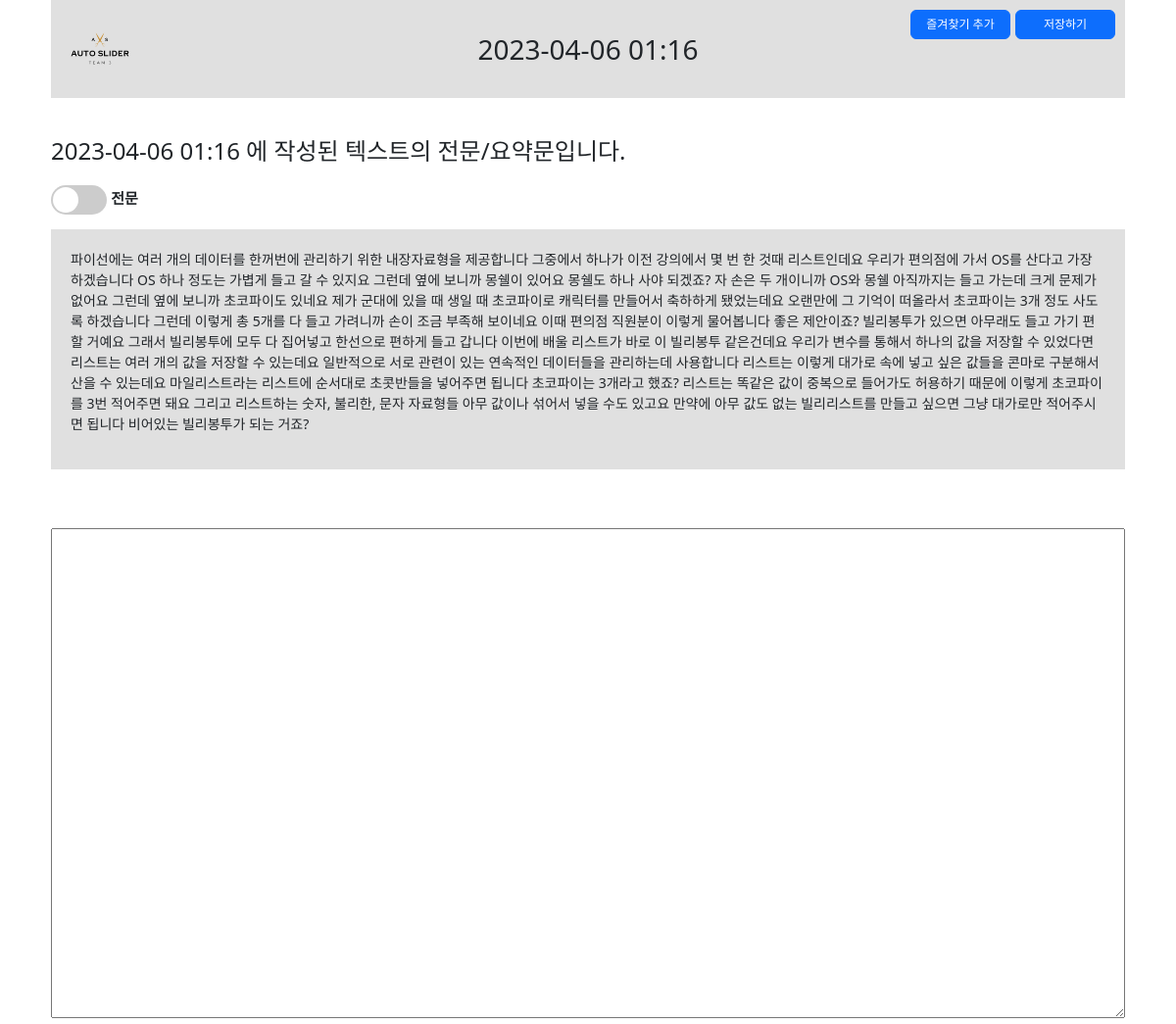
/2/ (signed in), run on the app's committed database.
### boards/models.py (models this page shows, shortened)
class Board(models.Model):
    input_type_choices = [
        ('input_text', '텍스트 요약'),
        ('input_youtube', 'Youtube 영상 링크 입력'),
        ('input_video', '영상 파일 업로드')
    ]
    title = models.TextField(blank=True)
    input_type = models.TextField(choices=input_type_choices, null=True)
    input_text = models.TextField(blank=True, null=True)
    input_youtube = models.TextField(blank=True, null=True)
    input_video = models.FileField(upload_to='videos/', blank=True, null=True)
    total_text = models.TextField(blank=True, null=True)
    summary_text = models.TextField(blank=True, null=True)
    timeline_text = models.TextField(blank=True, null=True)
    user_id = models.ForeignKey(CustomUser, on_delete=models.CASCADE)
    note = models.TextField(blank=True, null=True)
    favorite = models.BooleanField(default=False)
    created_at = models.DateTimeField(auto_now_add=True)
    updated_at = models.DateTimeField(auto_now=True)

### boards/views.py (the view, shortened to what this page needs)
# urls.py: path('<int:pk>/', views.BoardDetailView.as_view(), name='board_detail'),
class BoardDetailView(LoginRequiredMixin, DetailView):
    model = Board
    template_name = 'boards/board_detail.html'
    def get_object(self, queryset=None):
        obj = get_object_or_404(Board, id=self.kwargs['pk'])
        if obj.user_id != self.request.user:
            raise HttpResponseForbidden("You are not allowed to view this summary.")
        return obj

### common/models.py (called while the page is built)
    def __str__(self):
        return self.username

### templates/boards/board_detail.html (shortened to what this page needs)
{% extends 'base.html' %}
{% load static %}
{% load custom_filters %}
{% block content %}
<section class="board_detail {{ object.input_type }}">
    <div class="toparea">
        <h1 class="logo" ><a href="{% url 'boards:board_list' %}"><img id="logo_img" src="{% static 'img/logo_1.png' %}" class="img-fluid mx-auto d-block" alt="AutoSlider 로고"></a></h1>
        <h3 class="tit">{{ object.title }}</h3>
        <ul class="btnarea">
            <li>
                <form method="post" id="fav_modify" action="{% url 'boards:modifiy_favorite' object.pk %}" >
                    <button type="submit" form="fav_modify" class="btn btn-primary">
                        {% if object.favorite %} 즐겨찾기 삭제 {% else %} 즐겨찾기 추가 {% endif%}
                    </button>
                </form>
            </li>
            <li><button type="submit" form="note_form" id="noteSubmit" class="btn btn-primary" onclick="markdownBackUp()">저장하기</button></li>
        </ul>
    </div>
    <div class="detail_content">
    {% if object.input_type == "input_text" %}
    <div class="input_text">
        <h4 class="txt_tit">{{ object.title }} 에 작성된 텍스트의 전문/요약문입니다.</h4>
        <div id="wholeText" class="textSection">
            <div class="toggleBtn">
                <label class="switch">
                    <span class="slider round"></span>
                </label>
                <span class="opt total_text on">전문</span><span class="opt summary_text">요약문</span>
            </div>
            <div class="content on">{{ object.total_text|linebreaks }}</div>
        </div>
        <div id="notearea" class="notearea">
            <textarea id="markdown_area"></textarea>
        </div>
    </div>
    {% endif %}
    </div>
</section>
{% endblock %}

### static/css/style.css (style rules this page uses)
html, body, h1, h2, h3, h4, h5, h6, dl, dt, dd, ol, ul, li, div, p, strong, span { margin: 0; padding: 0; list-style: none; }
html, body { position: relative; width: 100%; height: 100%; }
a { text-decoration: none; }
.board_detail { width: 100%; padding: 0 40px; }
.board_detail .toparea { position: relative; width: 100%; height: 100px; background-color: #E0E0E0; }
.board_detail .toparea h1.logo { position: absolute; top: 0; left:0 ; }
.board_detail .toparea h1.logo a { display: block; width: 100px; }
.board_detail .toparea h1.logo img { display: block; width: 100%; height: 100%; }
.board_detail .toparea h3.tit { line-height: 100px; text-align: center; }
.board_detail .toparea ul { position: absolute; top: 10px; right: 10px; }
.board_detail .toparea li { float: left; margin-left: 5px; }
.board_detail .toparea .btn { width: 102px; font-size: 12px; padding: 5px; }
.detail_content .switch { position: relative; display: inline-block; width: 57px; height: 30px; vertical-align:middle; }
.detail_content .textSection .toggleBtn { margin-bottom: 15px; }
.detail_content .toggleBtn .slider { position: absolute; cursor: pointer; top: 0; left: 0; right: 0; bottom: 0; background-color: #ccc; -webkit-transition: .4s; transition: .4s; }
.detail_content .toggleBtn .slider:before { position: absolute; content: ""; height: 26px; width: 26px; left: 2px; bottom: 2px; background-color: white; -webkit-transition: .4s; transition: .4s; }
.toggleBtn .slider.round { border-radius: 34px; }
.toggleBtn .slider.round:before { border-radius: 50%; }
.detail_content .toggleBtn .opt { margin: 0px; display: none; font-size:15px; font-weight:bold; visibility: hidden; }
.detail_content .toggleBtn .opt.on { visibility: visible; display: inline-block; }
.detail_content { position: relative; clear: both; float: none; width: 100%; padding: 40px 0 0 ; }
.detail_content .textSection { float: right; width: 45%; min-width: 450px; min-height: 350px; }
.detail_content .textSection .content { display: none; overflow-y: scroll; height: 245px; padding: 20px; background-color: #E0E0E0; font-size: 14px; }
.detail_content .textSection .content.on { display: block; }
.board_detail .input_text h4.txt_tit { margin-bottom: 20px; }
.detail_content #wholeText { clear: both; float: none; width: 100%; }
#notearea { height: 500px; }
#markdown_area { width: 100%; height: 100%; padding: 15px; }

### data on the page
Board: title "2023-04-06 01:16", total_text "파이선에는 여러 개의 데이터를 한꺼번에 관리하기 위한 내장자료형을 제공합니다 그중에서 하나가 이전 강의에서 몇 번 한 것때 리스트인데요 우리가 편의점에 가서 OS를 산다고 가장 하겠습니다 OS 하나 정도는 가볍게 들고 갈 수 있지요 그런데 옆에 보니까 몽쉘이 있어요 몽쉘도 하나 사야 되겠죠? 자 손은 두 개이니까 OS와 몽쉘 아직까지는 들고 가는데 크게 문제가 없어요 그런데 옆에 보니까 초코파이도 있네요 제가 군대에 있을 때 생일 때 초코파이로 캐릭터를 만들어서 축하하게 됐었는데요 오랜만에 그 기억이 떠올라서 초코파이는 3개 정도 사도록 하겠습니다 그런데 이렇게 총 5개를 다 들고 가려니까 손이 조금 부족해 보이네요 이때 편의점 직원분이 이렇게 물어봅니다 좋은 제안이죠? 빌리봉투가 있으면 아무래도 들고 가기 편할 거예요 그래서 빌리봉투에 모두 다 집어넣고 한선으로 편하게 들고 갑니다 이번에 배울 리스트가 바로 이 빌리봉투 같은건데요 우리가 변수를 통해서 하나의 값을 저장할 수 있었다면 리스트는 여러 개의 값을 저장할 수 있는데요 일반적으로 서로 관련이 있는 연속적인 데이터들을 관리하는데 사용합니다 리스트는 이렇게 대가로 속에 넣고 싶은 값들을 콘마로 구분해서 산을 수 있는데요 마일리스트라는 리스트에 순서대로 초콧반들을 넣어주면 됩니다 초코파이는 3개라고 했죠? 리스트는 똑같은 값이 중복으로 들어가도 허용하기 때문에 이렇게 초코파이를…"
